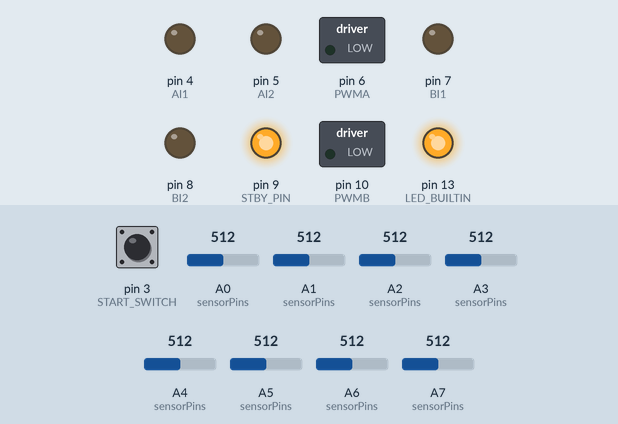
This sketch was run on a simulated Arduino Nano, built with avr-gcc and run on an emulated ATmega328P. Parts: switched loads named in the sketch (green lamp = pin HIGH), output pins drawn as LEDs (lit = HIGH). The test bench sets the inputs (shaded band); at power-on: pin 3 (START_SWITCH) HIGH, A0 (sensorPins) = 512, A1 (sensorPins) = 512, A2 (sensorPins) = 512, A3 (sensorPins) = 512, A4 (sensorPins) = 512, A5 (sensorPins) = 512, A6 (sensorPins) = 512, A7 (sensorPins) = 512.

Above: at 10.2 s.
10.3 s: pin 3 (START_SWITCH) pulled LOW for 3.2 s
At 12.7 s:
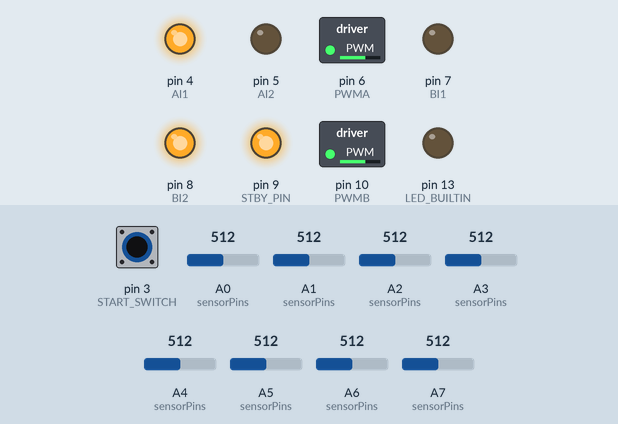
At 14.4 s:
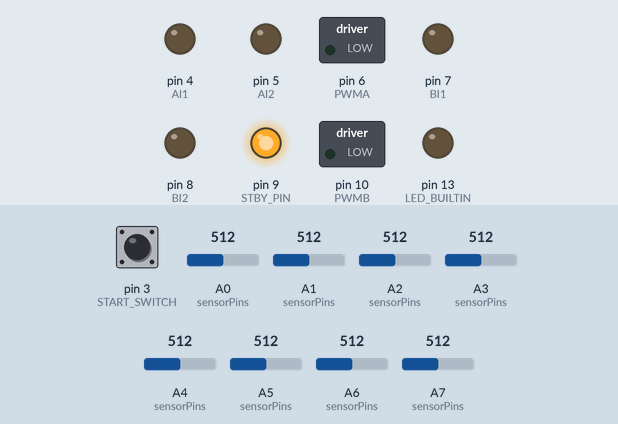
Timing chart, 0 to 21.0 s (numbered marks = the images above; inputs shaded):
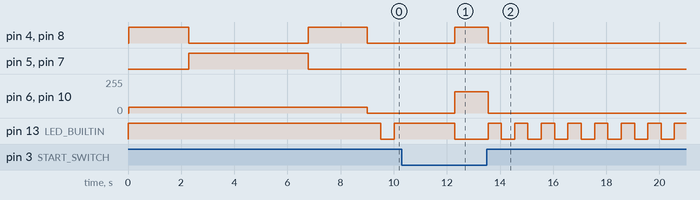

The sketch:

black_white.ino
```cpp
#include <QTRSensors.h>

// Motor driver pins
#define STBY_PIN      9
#define PWMA          6
#define AI1           4
#define AI2           5
#define PWMB         10
#define BI1           7
#define BI2           8

// Start switch pin
#define START_SWITCH  3

// PID constants - TUNED FOR SMOOTH AND STABLE TRACKING
const float Kp = 0.08;
const float Ki = 0.0000;
const float Kd = 1.25;

// Derivative filtering
const float DERIVATIVE_FILTER = 0.25;  // Smoother filtering to avoid jitter

// Motor control speeds
const int BASE_SPEED = 90;
const int MAX_SPEED = 160;
const int TURN_BOOST = 80;  // Extra power for sharp corners

// Sensor setup
#define NUM_SENSORS 8
const uint8_t sensorPins[NUM_SENSORS] = { A7, A6, A5, A4, A3, A2, A1, A0 };
QTRSensorsAnalog qtra(sensorPins, NUM_SENSORS);
unsigned int sensorValues[NUM_SENSORS];
unsigned int position = 0;

// PID variables
int lastError = 0;
int integral = 0;
unsigned long lastFoundTime = 0;

// Line tracking variables
int lastLineSide = 0;  // 1 = left, -1 = right, 0 = center/unknown
const unsigned long RECOVERY_DELAY = 400;

// State control
bool robotRunning = false;
unsigned long startTime = 0;
bool startTriggered = false;

// Dual mode tracking
bool whiteLineMode = false;
const int BLACK_SURFACE_THRESHOLD = 800;
const int NUM_CONSECUTIVE_READINGS = 5;
int surfaceReadingCount = 0;

// Line memory for last 20 error values
#define MEMORY_SIZE 20
int errorMemory[MEMORY_SIZE] = {0};
int memoryIndex = 0;

// Function prototypes
void setMotor(int leftSpeed, int rightSpeed);
void blinkStandbyLED();
void performTurnRecovery();
unsigned int calculateLinePosition(bool whiteLine);

void setup() {
  pinMode(AI1, OUTPUT); pinMode(AI2, OUTPUT);
  pinMode(BI1, OUTPUT); pinMode(BI2, OUTPUT);
  pinMode(PWMA, OUTPUT); pinMode(PWMB, OUTPUT);
  pinMode(STBY_PIN, OUTPUT);
  digitalWrite(STBY_PIN, HIGH);

  pinMode(START_SWITCH, INPUT_PULLUP);
  pinMode(LED_BUILTIN, OUTPUT);

  digitalWrite(LED_BUILTIN, HIGH);
  // Swing back and forth over the line to calibrate all sensors
  for (int i = 0; i < 200; i++) {
    qtra.calibrate();
    if (i < 50 || i >= 150) {
      setMotor(45, -45); // Turn right
    } else {
      setMotor(-45, 45); // Turn left
    }
    delay(20);
  }
  setMotor(0, 0);
  digitalWrite(LED_BUILTIN, LOW);
}

void loop() {
  bool switchActive = (digitalRead(START_SWITCH) == LOW);
  if (!switchActive) {
    setMotor(0, 0);
    robotRunning   = false;
    startTriggered = false;
    lastError      = 0;
    integral       = 0;
    blinkStandbyLED();
    return;
  }

  if (!startTriggered) {
    startTriggered = true;
    startTime      = millis();
    digitalWrite(LED_BUILTIN, HIGH);
  }
  if (!robotRunning) {
    if (millis() - startTime < 2000) return;
    robotRunning = true;
    digitalWrite(LED_BUILTIN, LOW);
  }

  qtra.readCalibrated(sensorValues);
  unsigned long sensorSum = 0;
  for (int i = 0; i < NUM_SENSORS; i++) {
    sensorSum += sensorValues[i];
  }
  int sensorAverage = sensorSum / NUM_SENSORS;

  if (sensorAverage > BLACK_SURFACE_THRESHOLD) {
    surfaceReadingCount++;
    if (surfaceReadingCount >= NUM_CONSECUTIVE_READINGS) {
      whiteLineMode = true;
    }
  } else {
    surfaceReadingCount = 0;
    whiteLineMode = false;
  }

  position = calculateLinePosition(whiteLineMode);

  // Check if line is detected on any sensor
  bool onLine = false;
  unsigned int maxVal = 0;
  for (int i = 0; i < NUM_SENSORS; i++) {
    unsigned int rawVal = sensorValues[i];
    if (rawVal > 1000) rawVal = 1000;
    unsigned int value = whiteLineMode ? (1000 - rawVal) : rawVal;
    if (value > maxVal) {
      maxVal = value;
    }
  }

  if (maxVal > 500) {
    onLine = true;
    lastFoundTime = millis();
  }

  // Update last seen line side
  if (onLine) {
    unsigned int s0 = whiteLineMode ? (1000 - min(sensorValues[0], 1000)) : sensorValues[0];
    unsigned int s1 = whiteLineMode ? (1000 - min(sensorValues[1], 1000)) : sensorValues[1];
    unsigned int s6 = whiteLineMode ? (1000 - min(sensorValues[6], 1000)) : sensorValues[6];
    unsigned int s7 = whiteLineMode ? (1000 - min(sensorValues[7], 1000)) : sensorValues[7];

    if (s0 > 500 || s1 > 500) {
      lastLineSide = 1;  // Left
    } else if (s6 > 500 || s7 > 500) {
      lastLineSide = -1; // Right
    }
  }

  int error = position - 3500;
  if (abs(error) < 50) error = 0; // Small deadband to prevent high-frequency jitter at center

  errorMemory[memoryIndex] = error;
  memoryIndex = (memoryIndex + 1) % MEMORY_SIZE;

  if (!onLine) {
    unsigned long dt = millis() - lastFoundTime;
    if (dt < 200) {
      // Hold the last error instead of going straight to keep turning towards line
      error = lastError;
    }
    else if (dt < RECOVERY_DELAY) {
      int avgError = 0;
      for (int i = 0; i < MEMORY_SIZE; i++) avgError += errorMemory[i];
      avgError /= MEMORY_SIZE;
      error = (avgError > 0) ? 3500 : (avgError < 0) ? -3500 : 0;
    } else {
      performTurnRecovery();
      return;
    }
  }

  int derivative = error - lastError;
  static float filteredDerivative = 0;
  filteredDerivative = (filteredDerivative * (1.0 - DERIVATIVE_FILTER))
                     + (derivative * DERIVATIVE_FILTER);

  int motorSpeed = Kp * error + Kd * filteredDerivative;
  int turnBoost = 0;
  if (abs(error) > 1500) {
    turnBoost = map(abs(error), 1500, 3500, 0, TURN_BOOST);
  }

  int leftSpeed = BASE_SPEED + motorSpeed;
  int rightSpeed = BASE_SPEED - motorSpeed;
  if (error < 0) {
    leftSpeed -= turnBoost;
    rightSpeed += turnBoost;
  } else {
    leftSpeed += turnBoost;
    rightSpeed -= turnBoost;
  }

  leftSpeed = constrain(leftSpeed, -MAX_SPEED, MAX_SPEED);
  rightSpeed = constrain(rightSpeed, -MAX_SPEED, MAX_SPEED);

  setMotor(leftSpeed, rightSpeed);
  lastError = error;
}

unsigned int calculateLinePosition(bool whiteLine) {
  unsigned long weightedSum = 0;
  unsigned long sum = 0;

  for (int i = 0; i < NUM_SENSORS; i++) {
    unsigned int rawVal = sensorValues[i];
    if (rawVal > 1000) rawVal = 1000;
    unsigned long value = whiteLine ? (1000 - rawVal) : rawVal;

    // Apply symmetric weights to boost outer sensor sensitivity
    unsigned long weight = 1000;
    if (i == 0 || i == 7) weight = 1500;
    else if (i == 1 || i == 6) weight = 1200;

    unsigned long weightedValue = value * weight;
    weightedSum += weightedValue * (i * 1000UL);
    sum += weightedValue;
  }
  return (sum == 0) ? 3500 : (weightedSum / sum);
}

void performTurnRecovery() {
  // Turn back towards the direction the line was last seen
  if (lastLineSide == 1) { // Left side
    setMotor(-MAX_SPEED, MAX_SPEED); // Spin left
  } else if (lastLineSide == -1) { // Right side
    setMotor(MAX_SPEED, -MAX_SPEED); // Spin right
  } else {
    if (lastError < 0) {
      setMotor(-MAX_SPEED, MAX_SPEED);
    } else {
      setMotor(MAX_SPEED, -MAX_SPEED);
    }
  }
  unsigned long recoveryStart = millis();
  while (millis() - recoveryStart < 150) {
    qtra.readCalibrated(sensorValues);
    for (int i = 0; i < NUM_SENSORS; i++) {
      unsigned int rawVal = sensorValues[i];
      if (rawVal > 1000) rawVal = 1000;
      unsigned int value = whiteLineMode ? (1000 - rawVal) : rawVal;
      if (value > 500) return; // Recovered the line!
    }
  }
}

void setMotor(int leftSpeed, int rightSpeed) {
  if (leftSpeed == 0) {
    digitalWrite(AI1, LOW);
    digitalWrite(AI2, LOW);
    analogWrite(PWMA, 0);
  } else {
    digitalWrite(AI1, leftSpeed > 0 ? HIGH : LOW);
    digitalWrite(AI2, leftSpeed > 0 ? LOW  : HIGH);
    analogWrite(PWMA, abs(leftSpeed));
  }

  if (rightSpeed == 0) {
    digitalWrite(BI1, LOW);
    digitalWrite(BI2, LOW);
    analogWrite(PWMB, 0);
  } else {
    digitalWrite(BI1, rightSpeed > 0 ? HIGH : LOW);
    digitalWrite(BI2, rightSpeed > 0 ? LOW  : HIGH);
    analogWrite(PWMB, abs(rightSpeed));
  }
}

void blinkStandbyLED() {
  static unsigned long lastBlink = 0;
  if (millis() - lastBlink > 500) {
    digitalWrite(LED_BUILTIN, !digitalRead(LED_BUILTIN));
    lastBlink = millis();
  }
}
```

Measured:
- after the input at 10.3 s, pin 4 (AI1), pin 8 (BI2): LOW → HIGH after 2.0 s, → LOW 1.2 s later; pin 6 (PWMA), pin 10 (PWMB): 0/255 → 160/255 after 2.0 s, → 0/255 1.2 s later
- by itself, pin 13 (LED_BUILTIN): repeats every 1.0 s: HIGH 0.50 s, LOW 0.50 s
